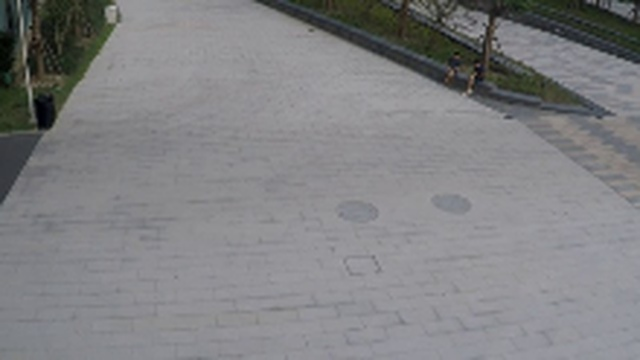
#> input picture figure_assets/frames/shanghaitech/01_0014_normal_00017.jpg, 640 x 360 px
$ python make_architecture_v3.py
#> lines starting #> are read from the running program, lines starting #| are printed output that depends on the picture
# -*- coding: utf-8 -*-
"""DA-ZVAD architecture, November 2026: the frozen final model.

PE-Core + calm normal phrases (C) + a frozen bank of concrete actions (B), as frozen in
docs/10_phase3/PREREG_sealed_ubnormal.md. Drawn in the style of make_architecture_v2.py
(banded, dashed colour-coded containers, a snowflake on every frozen module, the actual
text the system is given), which stays as the reference for the Phase 1-3 design.

Two figures:

  detailed   the full pipeline with notation, for the paper, thesis and slides;
  simple     five boxes and four verbs, drawn to be redrawn on a whiteboard from memory.

The score curve in the detailed figure is an illustration and is labelled as one; every
other element is the model itself.

Usage:  python scripts/make_architecture_v3.py [--assets DIR] [--outdir DIR]
"""
from __future__ import annotations

import argparse
import os

import matplotlib
matplotlib.use("Agg")
import matplotlib.pyplot as plt
import numpy as np
from matplotlib.offsetbox import AnnotationBbox, OffsetImage
from matplotlib.patches import FancyArrowPatch, FancyBboxPatch, Rectangle

# ---------------------------------------------------------------- palette
INK = "#141C1E"
MUTED = "#5F6E70"
VIS, VIS_BG = "#0D6B67", "#E4F2F0"          # image branch (P)
CALM, CALM_BG = "#2E7D4F", "#E6F3EA"        # normal side (C)
BANK, BANK_BG = "#B4571A", "#FBEDE1"        # abnormal side (B)
TXT, TXT_BG = "#5B4A8B", "#EEEAF6"          # text encoder
TMP, TMP_BG = "#3B5BA5", "#E6EBF7"          # smoothing
OUT_OK, OUT_BAD = "#1E8449", "#B03A2E"
PAPER = "#FFFFFF"
FROZEN = "❄"


def box(ax, x, y, w, h, fc, ec, lw=1.1, r=0.05, z=3):
    ax.add_patch(FancyBboxPatch((x, y), w, h, boxstyle=f"round,pad=0.012,rounding_size={r}",
                                facecolor=fc, edgecolor=ec, linewidth=lw, zorder=z))


def container(ax, x, y, w, h, ec, label):
    ax.add_patch(Rectangle((x, y), w, h, facecolor="none", edgecolor=ec,
                           linewidth=1.0, linestyle=(0, (4, 2.5)), zorder=1))
    ax.text(x + 0.10, y + h - 0.055, label, fontsize=6.6, color=ec, fontweight="bold",
            va="center", zorder=6, bbox=dict(facecolor=PAPER, edgecolor="none", pad=1.6))


def arrow(ax, p, q, color=INK, lw=1.1, rad=0.0, z=4, ms=8):
    ax.add_patch(FancyArrowPatch(p, q, arrowstyle="-|>", mutation_scale=ms, linewidth=lw,
                                 color=color, zorder=z, connectionstyle=f"arc3,rad={rad}",
                                 shrinkA=1, shrinkB=1))


def module(ax, x, y, w, h, title, sub, color, bg, frozen=True, ts=7.2):
    box(ax, x, y, w, h, bg, color, lw=1.3)
    if frozen:
        ax.text(x + 0.085, y + h - 0.09, FROZEN, fontsize=7.5, color=color,
                va="center", ha="center", zorder=5)
    ax.text(x + w / 2, y + h * (0.60 if sub else 0.5), title, fontsize=ts,
            fontweight="bold", color=INK, ha="center", va="center", zorder=5)
    if sub:
        ax.text(x + w / 2, y + h * 0.25, sub, fontsize=6.0, color=MUTED,
                ha="center", va="center", zorder=5, style="italic")


def scroll(ax, x, y, w, h, tag, lines, color, bg, fs=5.3, step=0.112):
    box(ax, x, y, w, h, bg, color, lw=1.1, r=0.03)
    ax.text(x + 0.07, y + h - 0.10, tag, fontsize=5.9, color=color, fontweight="bold",
            va="center", zorder=5)
    for i, ln in enumerate(lines):
        ax.text(x + 0.07, y + h - 0.25 - i * step, ln, fontsize=fs, color=INK,
                va="center", zorder=5, family="monospace")


def pill(ax, cx, cy, w, h, label, color, bg, fs=7.6):
    box(ax, cx - w / 2, cy - h / 2, w, h, bg, color, lw=1.2, r=0.05, z=4)
    ax.text(cx, cy, label, fontsize=fs, fontweight="bold", color=INK,
            ha="center", va="center", zorder=5)


def frame_img(ax, path, cx, cy, zoom, border=None, lw=1.6):
#> called with cx = 0.68, cy = 8.86, zoom = 0.108, border = '#9AA6A7', lw = 0.7
    im = OffsetImage(plt.imread(path), zoom=zoom)
    ax.add_artist(AnnotationBbox(im, (cx, cy), frameon=border is not None, pad=0.0, zorder=4,
                                 bboxprops=dict(edgecolor=border, linewidth=lw) if border else None))


# ====================================================================== detailed
def build_detailed(assets: str, out: str) -> str:
    W, H = 6.9, 9.6
    fa = os.path.join(assets, "frames", "shanghaitech")
    normal = os.path.join(fa, "01_0014_normal_00017.jpg")
    anom = os.path.join(fa, "01_0014_anomaly_00095.jpg")
    have = os.path.isfile(normal) and os.path.isfile(anom)

    fig, ax = plt.subplots(figsize=(W, H))
    fig.subplots_adjust(0, 0, 1, 1)
    ax.set_xlim(0, W); ax.set_ylim(0, H); ax.axis("off")
    fig.patch.set_facecolor(PAPER)
    ax.add_patch(Rectangle((0.08, 0.08), W - 0.16, H - 0.16, facecolor="none",
                           edgecolor="#C9B458", linewidth=1.0, linestyle=(0, (5, 3)), zorder=0))

    # ---------------------------------------------------------- A. input
    container(ax, 0.18, 8.25, W - 0.36, 1.18, MUTED, "INPUT VIDEO")
    if have:
        for dx in (0.0, 0.07, 0.14):
            frame_img(ax, normal, 0.68 + dx, 8.86 + dx * 0.5, 0.108, border="#9AA6A7", lw=0.7)
        frame_img(ax, anom, 2.18, 8.90, 0.126, border="#D4A017", lw=1.9)
#> call 4 of frame_img, with cx = 2.18, cy = 8.9, zoom = 0.126, border = '#D4A017', lw = 1.9
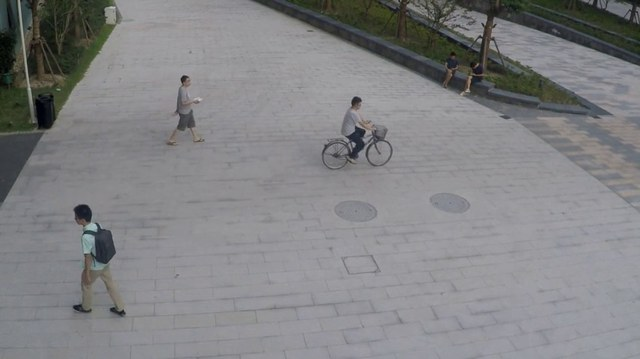
#> input picture figure_assets/frames/shanghaitech/01_0014_anomaly_00095.jpg, 640 x 359 px
    ax.text(0.82, 8.44, "every 16th frame*", fontsize=6.5, color=MUTED, ha="center")
    ax.text(2.18, 8.44, "current frame  $f_t$", fontsize=6.5, color="#9A7500",
            ha="center", fontweight="bold")
    box(ax, 3.32, 8.40, 3.24, 0.86, "#FBFBF9", MUTED, lw=0.9)
    ax.text(3.44, 9.16, f"{FROZEN}  EVERY MODEL FROZEN  ·  NOTHING TRAINED", fontsize=6.3, color=VIS,
            fontweight="bold", va="center", zorder=5)
    ax.text(4.94, 8.73,
            "No parameter is updated at any stage.\n"
            "The 59 phrases were fixed before scoring, and\n"
            "the same lists are used for every camera.",
            fontsize=6.1, color=INK, ha="center", va="center", zorder=5, linespacing=1.6)
    arrow(ax, (2.18, 8.62), (2.18, 8.08), color=MUTED)

    # ---------------------------------------------------------- B. two branches
    container(ax, 0.18, 5.62, 2.62, 2.43, VIS, "P  ·  IMAGE BRANCH")
    module(ax, 0.36, 7.02, 2.26, 0.62, "PE-Core image encoder",
           "PE-Core-L-14-336  ·  336 × 336 px", VIS, VIS_BG)
    arrow(ax, (1.49, 7.00), (1.49, 6.70), color=VIS)
    pill(ax, 1.49, 6.45, 1.30, 0.42, "$v_t \\in \\mathbb{R}^{1024}$", VIS, "#FFFFFF")
    ax.text(1.49, 6.07, "unit-norm frame vector", fontsize=6.0, color=MUTED,
            ha="center", style="italic")

    container(ax, 2.98, 5.62, 3.74, 2.43, TXT, "TEXT BRANCH  ·  59 FIXED PHRASES")
    scroll(ax, 3.10, 6.36, 1.74, 1.42, "NORMAL SIDE  (11)", [
        '"a calm and safe',
        ' public area"   + 2 more',
        "C: 8 calm phrases",
        '"an empty walkway"',
        '"a person standing still"',
        '"two people talking calmly"',
        "  ... no look-alike actions",
    ], CALM, CALM_BG, fs=5.0, step=0.150)
    scroll(ax, 4.94, 6.36, 1.66, 1.42, "ABNORMAL SIDE  (48)", [
        "B: 12 types × 4 actions",
        '"two people punching',
        '  each other"',
        '"a cyclist riding through',
        '  a crowd of pedestrians"',
        '"a car on fire"',
        "  ... written once, frozen",
    ], BANK, BANK_BG, fs=5.0, step=0.150)
    arrow(ax, (3.97, 6.34), (3.97, 6.24), color=CALM)
    arrow(ax, (5.77, 6.34), (5.77, 6.24), color=BANK)
    module(ax, 3.10, 5.84, 3.50, 0.38, "PE-Core text encoder,  averaged per side", "",
           TXT, TXT_BG, ts=6.8)

    arrow(ax, (1.49, 5.88), (1.49, 5.40), color=VIS)
    arrow(ax, (4.85, 5.82), (4.85, 5.40), color=TXT)

    # ---------------------------------------------------------- C. scoring
    container(ax, 0.18, 3.90, W - 0.36, 1.42, INK, "FRAME SCORING")
    pill(ax, 4.10, 4.90, 0.86, 0.34, "$e^{+}$  normal", CALM, CALM_BG, fs=6.6)
    pill(ax, 5.62, 4.90, 0.96, 0.34, "$e^{-}$  abnormal", BANK, BANK_BG, fs=6.6)
    ax.text(4.86, 5.15, "prototypes: each side's unit vectors averaged, then renormalised",
            fontsize=5.6, color=MUTED, ha="center", style="italic")
    box(ax, 0.36, 4.06, 3.10, 0.88, "#FFFFFF", INK, lw=1.2)
    ax.text(1.91, 4.79, "abnormal similarity minus normal similarity", fontsize=6.0,
            color=MUTED, ha="center", zorder=5)
    ax.text(1.91, 4.43, r"$s_t=\sigma\!\left(\lambda\left(\langle v_t,e^{-}\rangle-\langle v_t,e^{+}\rangle\right)\right)$",
            fontsize=7.6, color=INK, ha="center", va="center", zorder=5)
    ax.text(1.91, 4.16, r"$\lambda = 100$, fixed  ·  $\sigma$ = sigmoid", fontsize=5.8,
            color=MUTED, ha="center", zorder=5)
    arrow(ax, (3.66, 4.86), (3.50, 4.64), color=CALM, rad=-0.15)
    arrow(ax, (5.20, 4.74), (3.52, 4.46), color=BANK, rad=-0.12)
    arrow(ax, (1.91, 4.04), (1.91, 3.70), color=INK)

    # ---------------------------------------------------------- D. smoothing
    container(ax, 0.18, 2.22, W - 0.36, 1.48, TMP, "TEMPORAL SMOOTHING")
    box(ax, 0.36, 2.44, 2.20, 0.90, TMP_BG, TMP, lw=1.3)
    ax.text(1.46, 3.16, "centred moving average", fontsize=6.6, fontweight="bold",
            color=INK, ha="center", zorder=5)
    ax.text(1.46, 2.84, r"$\tilde{s}_t=\frac{1}{|\mathcal{W}_t|}\sum_{k\in\mathcal{W}_t}s_k$",
            fontsize=7.4, color=INK, ha="center", va="center", zorder=5)
    ax.text(1.46, 2.56, "5 sampled frames*  ·  raw scores", fontsize=5.8,
            color=MUTED, ha="center", zorder=5)
    axi = ax.inset_axes([2.80, 2.46, 3.70, 0.84], transform=ax.transData)
    rng = np.random.default_rng(7)
    t = np.arange(160)
    lab = (t >= 92) & (t < 122)
    raw = 0.18 + 0.05 * rng.standard_normal(len(t)) + 0.55 * lab
    raw[30] += 0.45                                       # one stray frame
    sm = np.convolve(raw, np.ones(5) / 5, mode="same")
    axi.plot(raw, color="#C2CECD", lw=0.6)
    axi.plot(sm, color=TMP, lw=1.5)
    axi.axvspan(92, 121, color=OUT_BAD, alpha=0.13, lw=0)
    axi.text(106, 1.02, "event", fontsize=5.4, color=OUT_BAD, ha="center", va="top")
    axi.axhline(0.5, color=OUT_BAD, lw=0.8, ls=(0, (3, 2)))
    axi.text(158, 0.53, r"$\tau$", fontsize=6.4, color=OUT_BAD, ha="right", va="bottom")
    axi.set_xlim(0, 159); axi.set_ylim(-0.05, 1.08)
    axi.set_xticks([]); axi.set_yticks([])
    for sp in axi.spines.values():
        sp.set_color("#C9D2D1"); sp.set_linewidth(0.6)
    axi.set_title("illustration: raw $s_t$ (grey) vs smoothed $\\tilde{s}_t$ (blue)",
                  fontsize=5.6, color=MUTED, pad=2.5)
    arrow(ax, (3.45, 2.20), (3.45, 2.06), color=TMP)

    # ---------------------------------------------------------- E. output
    container(ax, 0.18, 0.52, W - 0.36, 1.50, OUT_BAD, "OUTPUT")
    box(ax, 0.36, 1.48, 1.98, 0.34, "#FFFFFF", INK, lw=1.1)
    ax.text(1.35, 1.65, r"flag if  $\tilde{s}_t \geq \tau$", fontsize=6.8, color=INK,
            ha="center", va="center", zorder=5)
    if have:
        frame_img(ax, normal, 0.70, 1.02, 0.060, border=OUT_OK, lw=1.5)
        frame_img(ax, anom, 1.35, 1.02, 0.060, border=OUT_BAD, lw=2.1)
        frame_img(ax, normal, 2.00, 1.02, 0.060, border=OUT_OK, lw=1.5)
    ax.text(1.35, 0.66, "anomaly score for every frame", fontsize=5.9, color=MUTED, ha="center")
    box(ax, 2.62, 0.78, 3.92, 1.04, "#FBFBF9", MUTED, lw=0.9, r=0.03)
    ax.text(2.74, 1.68, "REMOVED FROM THE EARLIER DESIGN", fontsize=5.9, color=MUTED,
            fontweight="bold", va="center", zorder=5)
    ax.text(2.74, 1.22,
            "· no scene sentence written for each camera\n"
            "· no captioning model (LLaVA) at any stage\n"
            "· nothing that depends on the first frames",
            fontsize=6.0, color=INK, va="center", zorder=5, linespacing=1.55)

    ax.text(W / 2, 0.34, "A new camera needs no new data:  the same 59 phrases  ·  no labels  ·  no gradients",
            fontsize=6.6, color=VIS, ha="center", fontweight="bold")
    ax.text(W / 2, 0.17, "* ShanghaiTech follows its benchmark protocol: every 2nd frame, a window of 31, "
                         "and scores rescaled within each clip", fontsize=5.6, color=MUTED, ha="center")
    fig.savefig(out, dpi=400, facecolor=PAPER)
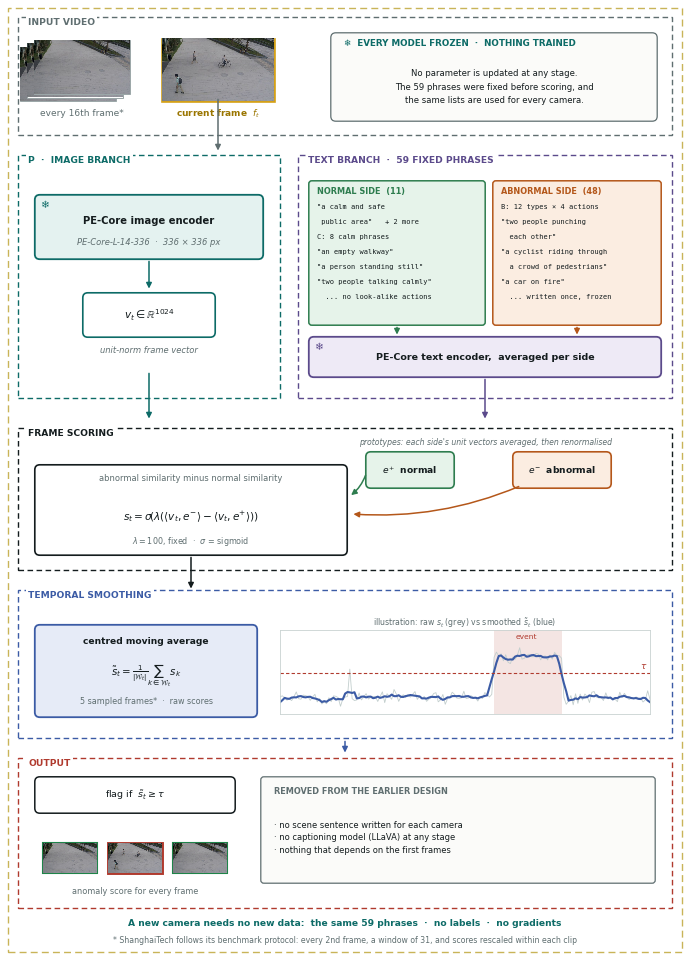
#> figure drawn by matplotlib, 1 panel
    fig.savefig(os.path.splitext(out)[0] + ".pdf", facecolor=PAPER)
    plt.close(fig)
    return out


# ====================================================================== simple
def build_simple(out: str) -> str:
    """Three inputs, one encoder, four numbered steps: the version to redraw on a whiteboard."""
    W, H = 10.4, 4.9
    fig, ax = plt.subplots(figsize=(W, H))
    fig.subplots_adjust(0, 0, 1, 1)
    ax.set_xlim(0, W); ax.set_ylim(0, H); ax.axis("off")
    fig.patch.set_facecolor(PAPER)

    def b(x, y, w, h, title, sub, ec, fc, step=None, word=None):
        box(ax, x, y, w, h, fc, ec, lw=1.6, r=0.06)
        ax.text(x + w / 2, y + h * (0.62 if sub else 0.5), title, fontsize=10.5, fontweight="bold",
                color=INK, ha="center", va="center", zorder=5)
        if sub:
            ax.text(x + w / 2, y + h * 0.30, sub, fontsize=7.8, color=MUTED, ha="center",
                    va="center", zorder=5)
        if step:
            ax.add_patch(plt.Circle((x + 0.02, y + h - 0.02), 0.19, color=INK, zorder=6))
            ax.text(x + 0.02, y + h - 0.02, str(step), fontsize=9, color=PAPER, fontweight="bold",
                    ha="center", va="center", zorder=7)
            ax.text(x + 0.27, y + h + 0.17, word, fontsize=9, color=INK, fontweight="bold",
                    va="center", zorder=7)

    rows = (3.45, 2.05, 0.65)                          # bottoms of the three input rows
    b(0.30, rows[0], 2.00, 0.85, "FRAME", "sampled from video", MUTED, "#F4F6F6")
    b(0.30, rows[1], 2.00, 0.85, "NORMAL", "3 general + 8 calm", CALM, CALM_BG)
    b(0.30, rows[2], 2.00, 0.85, "ABNORMAL", "48 concrete actions", BANK, BANK_BG)
    b(2.85, 0.65, 1.50, 3.65, "PE-Core", "frozen", VIS, VIS_BG, 1, "Encode")
    b(4.90, rows[0], 1.80, 0.85, "frame vector", "1024 numbers", VIS, "#FFFFFF")
    b(4.90, rows[1], 1.80, 0.85, "normal average", "one vector", CALM, "#FFFFFF")
    b(4.90, rows[2], 1.80, 0.85, "abnormal average", "one vector", BANK, "#FFFFFF")
    b(7.25, 1.75, 1.20, 1.45, "COMPARE", "closeness\nto each", INK, "#FFFFFF", 2, "Compare")
    b(8.85, 2.70, 1.35, 1.00, "SUBTRACT", "abn. − normal", INK, "#FFFFFF", 3, "Subtract")
    b(8.85, 0.95, 1.35, 1.00, "SMOOTH", "→ score 0–1", TMP, TMP_BG, 4, "Smooth")

    for y in rows:
        arrow(ax, (2.32, y + 0.42), (2.83, y + 0.42), lw=1.5, ms=11)
        arrow(ax, (4.37, y + 0.42), (4.88, y + 0.42), lw=1.5, ms=11)
    arrow(ax, (6.72, rows[0] + 0.42), (7.23, 3.00), lw=1.4, ms=10)
    arrow(ax, (6.72, rows[1] + 0.42), (7.23, 2.47), lw=1.4, ms=10)
    arrow(ax, (6.72, rows[2] + 0.42), (7.23, 1.95), lw=1.4, ms=10)
    arrow(ax, (8.47, 2.75), (8.83, 3.05), lw=1.5, ms=11)
    arrow(ax, (10.0, 2.68), (10.0, 1.97), lw=1.5, ms=11)
    ax.text(0.30, 0.25, "P-C-B:  PE-Core · Calm phrases · Bank of actions   —   nothing trained, "
            "the same 59 phrases for every camera", fontsize=8.6, color=VIS, fontweight="bold", va="center")
    fig.savefig(out, dpi=300, facecolor=PAPER)
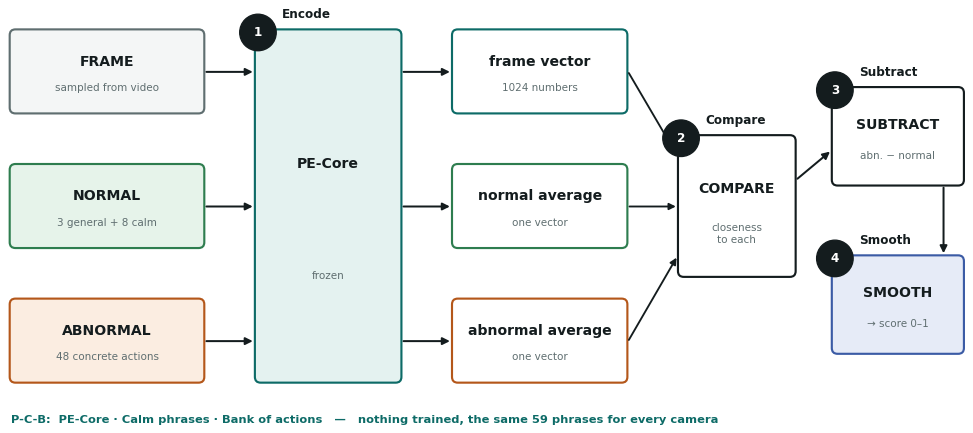
#> figure drawn by matplotlib, 1 panel
    plt.close(fig)
    return out


if __name__ == "__main__":
    root = os.path.dirname(os.path.dirname(os.path.abspath(__file__)))
    p = argparse.ArgumentParser()
    p.add_argument("--assets", default=os.path.join(root, "figure_assets"))
    p.add_argument("--outdir", default=os.path.join(root, "docs", "09_paper"))
    a = p.parse_args()
    print("saved:", build_detailed(a.assets, os.path.join(a.outdir, "dazvad_architecture_v3.png")))
    print("saved:", build_simple(os.path.join(a.outdir, "dazvad_architecture_v3_simple.png")))
